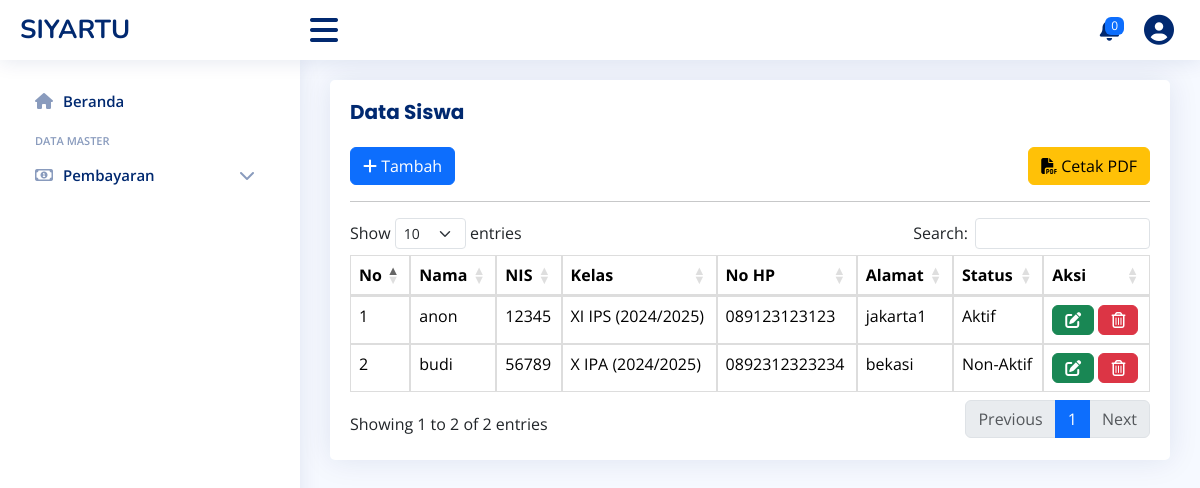
/index.php/siswa, run on the app's committed database.
### tables this page shows
CREATE TABLE `siswa` (
  `id` int(11) NOT NULL,
  `nama` varchar(100) NOT NULL,
  `nis` varchar(20) NOT NULL,
  `kelas_id` int(11) DEFAULT NULL,
  `no_hp` varchar(15) DEFAULT NULL,
  `alamat` text DEFAULT NULL,
  `status` enum('Aktif','Non-Aktif') NOT NULL,
  `created_at` datetime NOT NULL DEFAULT current_timestamp()
);

CREATE TABLE `kelas` (
  `id` int(11) NOT NULL,
  `nama_kelas` varchar(50) NOT NULL,
  `tahun_ajaran` varchar(11) NOT NULL,
  `status` enum('Aktif','Non-Aktif') NOT NULL
);

### application/controllers/Siswa.php (called while the page is built, shortened)
<?php
class Siswa extends CI_Controller {
    public function __construct() {
        $this->load->model('Siswa_model');
        $this->load->model('Kelas_model');
		$this->load->library('notif_lib');
    }
    public function index() {
		$this->load->model('Kelas_model');
		$this->load->model('User_model');
		$data['siswa'] = $this->Siswa_model->get_all();
		$data['kelas'] = $this->Kelas_model->get_all();
		$data['orangtua'] = $this->User_model->get_parents();
		$this->load->view('siswa', $data);
	}
}

### index.php (called while the page is built, shortened)
<?php
require_once BASEPATH.'core/CodeIgniter.php';

### application/models/siswa_model.php (called while the page is built, shortened)
<?php
class Siswa_model extends CI_Model {
    public function get_all() {
		$this->db->select('siswa.*, kelas.nama_kelas as nama_kelas, kelas.tahun_ajaran');
		$this->db->from('siswa');
		$this->db->join('kelas', 'kelas.id = siswa.kelas_id', 'left');
		return $this->db->get()->result();
	}
}

### application/views/siswa.php (the view, shortened to what this page needs)
<main id="main" class="main">
	<section class="section">
		<div class="row">
            <div class="col-lg-12">
				<div class="card">
					<div class="card-body">
						<h3 class="card-title" style="font-weight: bold; font-size: 20px;">Data Siswa</h3>
						<div class="d-flex justify-content-between mb-3">
							<button class="btn btn-primary" data-bs-toggle="modal" data-bs-target="#addSiswaModal">
									<i class="fa-solid fa-plus"></i> Tambah
							</button>
							<button class="btn btn-warning" data-bs-toggle="modal" data-bs-target="#printModal" target="_blank">
									<i class="fa-solid fa-file-pdf"></i> Cetak PDF
							</button>
					</div>
						<hr>
						<div class="table-responsive">
							<table class="table datatable">
								<thead>
									<tr>
										<th>No</th>
										<th>Nama</th>
										<th>NIS</th>
										<th>Kelas</th>
										<th>No HP</th>
										<th>Alamat</th>
										<th>Status</th>
										<th>Aksi</th>
									</tr>
								</thead>
								<tbody>
									<?php $no = 1; foreach ($siswa as $s): ?>
									<tr>
										<td><?= $no++ ?></td>
										<td><?= $s->nama ?></td>
										<td><?= $s->nis ?></td>
										<td><?= $s->nama_kelas ?> (<?= $s->tahun_ajaran ?>)</td>
										<td><?= $s->no_hp ?></td>
										<td><?= $s->alamat ?></td>
										<td><?= $s->status ?></td>
										<td>
											<button class="btn btn-success" data-bs-toggle="modal" data-bs-target="#editSiswa<?= $s->id ?>"><i class="fa-solid fa-pen-to-square"></i></button>
											<button class="btn btn-danger" data-bs-toggle="modal" data-bs-target="#deleteSiswa<?= $s->id ?>"><i class="fa-regular fa-trash-can"></i></button>
										</td>
									</tr>
									<?php endforeach; ?>
								</tbody>
							</table>
						</div>
					</div>
				</div>
			</div>
		</div>
	</section>
</main>

### assets/css/style.css (style rules this page uses)
body { font-family: "Open Sans", sans-serif; background: #f6f9ff; color: #444444; }
h1, h2, h3, h4, h5, h6 { font-family: "Nunito", sans-serif; }
#main { margin-top: 60px; padding: 20px 30px; transition: all 0.3s; }
.card { margin-bottom: 30px; border: none; border-radius: 5px; box-shadow: 0px 0 30px rgba(1, 41, 112, 0.1); }
.card-title { padding: 20px 0 15px 0; font-size: 18px; font-weight: 500; color: #012970; font-family: "Poppins", sans-serif; }
.card-body { padding: 0 20px 20px 20px; }
@media (min-width: 1200px) { #main, #footer { margin-left: 300px; } }

### application/views/layouts/head.php (style rules this page uses)
table.dataTable { border-collapse: collapse; }
table.dataTable th, table.dataTable td { border: 1px solid #ddd; padding: 8px; }
table.dataTable th { font-weight: bold; border-bottom: 2px solid #ddd; text-align: center; }
table.dataTable tr:nth-child(even) { background-color: #f9f9f9; }

### data on the page
siswa: nama "anon", nis "12345", kelas.nama_kelas "XI IPS", kelas.tahun_ajaran "2024/2025", no_hp "089123123123", alamat "jakarta1", status "Aktif"
siswa: nama "budi", nis "56789", kelas.nama_kelas "X IPA", kelas.tahun_ajaran "2024/2025", no_hp "0892312323234", alamat "bekasi", status "Non-Aktif"

### other printed values
count($notifikasi) "0"
